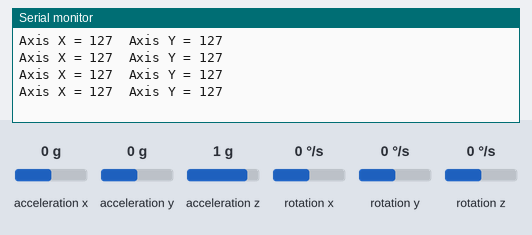
The sketch below on a simulated Arduino Uno, built with avr-gcc and run on an emulated ATmega328P. Parts: the last lines printed to the serial monitor. Wiring (inferred from the names in the program): MPU-6050 motion sensor at I2C address 0x68. The inputs (shaded band) are chosen by the test bench; at power-on: acceleration x 0 g, acceleration y 0 g, acceleration z 1 g, rotation x 0 °/s, rotation y 0 °/s, rotation z 0 °/s. No radio packets arrive unless stated.

Above: at 1.2 s.
1.3 s: acceleration x set to -1.4 g
At 1.77 s:
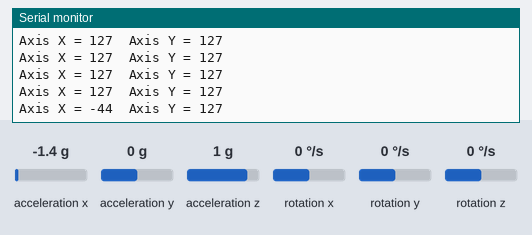
2.8 s: acceleration y set to -1.4 g
At 2.83 s:
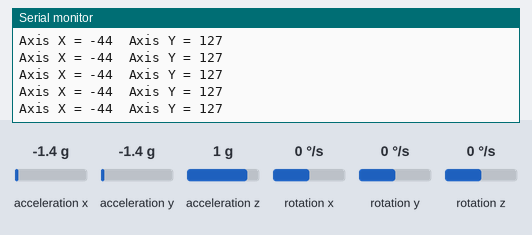
4.3 s: acceleration x set to -0.8 g
At 4.42 s:
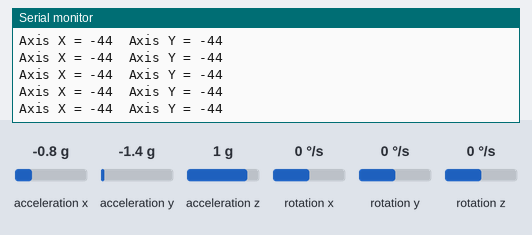
Timing chart, 0 to 7.3 s (numbered marks = the images above; inputs shaded):
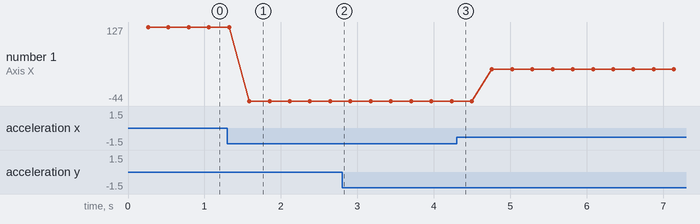

Measured:
- after the input at 1.3 s, the serial monitor: prints a new line after 0.29 s (image 1)
- plotted number 1: 127 → -44 after the input at 1.3 s, -44 → 29 after the input at 4.3 s

The sketch:

Transmitter.ino
```cpp
#include <SPI.h>
#include <nRF24L01.h>
#include <RF24.h>
#include <VirtualWire.h>
#include "Wire.h"
#include "I2Cdev.h"
#include "MPU6050.h"

//Define variables for Gyroscope and Accelerometer data

MPU6050 mpu;
const int MPU=0x68;
int16_t ax, ay, az;
int16_t gx, gy, gz;

int my_array[2];
int X,Y;

const int transmit_pin = 12;

void setup()
{
  Serial.begin(9600);
  Wire.begin();
  mpu.initialize();
  Wire.beginTransmission(MPU);
  Wire.write(0x6B);
  Wire.write(0);
  Wire.endTransmission(true);

  vw_set_tx_pin(transmit_pin);
  vw_setup(2000);   // Bits per sec

}

void loop()
{
  mpu.getMotion6(&ax, &ay, &az, &gx, &gy, &gz);

  X = map(ax, -17000, 17000, 0, 255 ); //Send X axis data
  Y = map(ay, -17000, 17000, 0, 255);  //Send Y axis data

  // send bytes. Here 6 bytes, that is 6 uint8 or 3 uint16
  vw_send((uint8_t *)my_array, sizeof(my_array));
  // wait for send to end
  vw_wait_tx();
  // Don't send too much the joystick values
  delay(200);

  Serial.print("Axis X = ");
  Serial.print(X);
  Serial.print("  ");
  Serial.print("Axis Y = ");
  Serial.println(Y);
}
```
